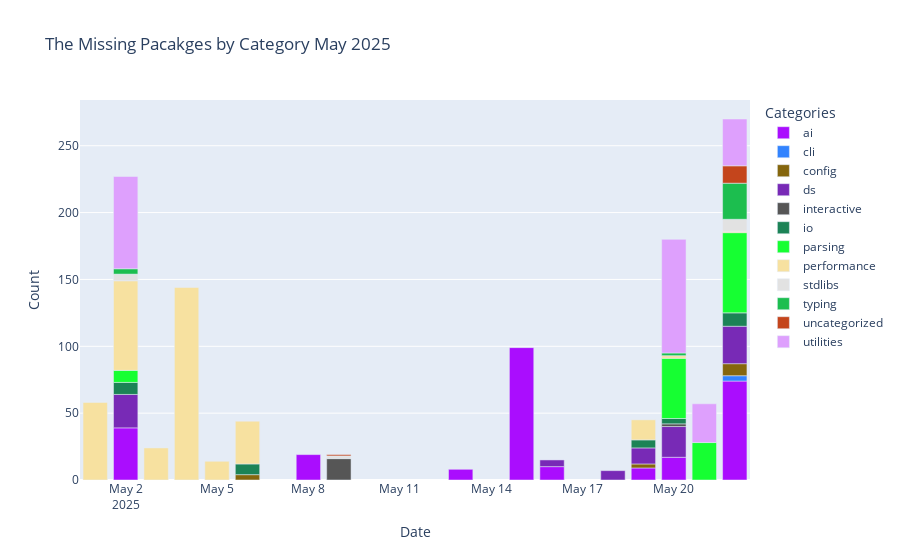

The cell this chart's notebook holds for it:
### Markdown cell above
### Bar chart of missing packages May 2025

### Code cell
fig = px.bar(x = dif_cat_count['date'], y = dif_cat_count['count'], color=dif_cat_count['category'], color_discrete_sequence=px.colors.qualitative.Alphabet ,title = 'The Missing Pacakges by Category May 2025',
             labels= {
                'x':'Date',
                'y':'Count',
                'color':'Categories'
             })
fig.show()

fig.write_html('/Users/tpapka/Summer2025/PyModuleSnooper/TheMissingPacakgesbyCategoryMay2025.html')

### Figure 1 — Plotly figure (JSON) as saved in the notebook; plotly's stock layout.template omitted (floating-point values rounded to 4 significant figures)
{"data": [{"hovertemplate": "Categories=ai<br>Date=%{x}<br>Count=%{y}<extra></extra>", "legendgroup": "ai", "marker": {"color": "#AA0DFE", "pattern": {"shape": ""}}, "name": "ai", "orientation": "v", "showlegend": true, "textposition": "auto", "type": "bar", "x": ["2025-05-02T00:00:00.000000000", "2025-05-08T00:00:00.000000000", "2025-05-13T00:00:00.000000000", "2025-05-15T00:00:00.000000000", "2025-05-16T00:00:00.000000000", "2025-05-19T00:00:00.000000000", "2025-05-20T00:00:00.000000000", "2025-05-22T00:00:00.000000000"], "xaxis": "x", "y": [39, 19, 8, 99, 10, 9, 17, 74], "yaxis": "y"}, {"hovertemplate": "Categories=cli<br>Date=%{x}<br>Count=%{y}<extra></extra>", "legendgroup": "cli", "marker": {"color": "#3283FE", "pattern": {"shape": ""}}, "name": "cli", "orientation": "v", "showlegend": true, "textposition": "auto", "type": "bar", "x": ["2025-05-22T00:00:00.000000000"], "xaxis": "x", "y": [4], "yaxis": "y"}, {"hovertemplate": "Categories=config<br>Date=%{x}<br>Count=%{y}<extra></extra>", "legendgroup": "config", "marker": {"color": "#85660D", "pattern": {"shape": ""}}, "name": "config", "orientation": "v", "showlegend": true, "textposition": "auto", "type": "bar", "x": ["2025-05-06T00:00:00.000000000", "2025-05-19T00:00:00.000000000", "2025-05-22T00:00:00.000000000"], "xaxis": "x", "y": [4, 3, 9], "yaxis": "y"}, {"hovertemplate": "Categories=ds<br>Date=%{x}<br>Count=%{y}<extra></extra>", "legendgroup": "ds", "marker": {"color": "#782AB6", "pattern": {"shape": ""}}, "name": "ds", "orientation": "v", "showlegend": true, "textposition": "auto", "type": "bar", "x": ["2025-05-02T00:00:00.000000000", "2025-05-16T00:00:00.000000000", "2025-05-18T00:00:00.000000000", "2025-05-19T00:00:00.000000000", "2025-05-20T00:00:00.000000000", "2025-05-22T00:00:00.000000000"], "xaxis": "x", "y": [25, 5, 7, 12, 23, 28], "yaxis": "y"}, {"hovertemplate": "Categories=interactive<br>Date=%{x}<br>Count=%{y}<extra></extra>", "legendgroup": "interactive", "marker": {"color": "#565656", "pattern": {"shape": ""}}, "name": "interactive", "orientation": "v", "showlegend": true, "textposition": "auto", "type": "bar", "x": ["2025-05-09T00:00:00.000000000", "2025-05-20T00:00:00.000000000"], "xaxis": "x", "y": [16, 2], "yaxis": "y"}, {"hovertemplate": "Categories=io<br>Date=%{x}<br>Count=%{y}<extra></extra>", "legendgroup": "io", "marker": {"color": "#1C8356", "pattern": {"shape": ""}}, "name": "io", "orientation": "v", "showlegend": true, "textposition": "auto", "type": "bar", "x": ["2025-05-02T00:00:00.000000000", "2025-05-06T00:00:00.000000000", "2025-05-19T00:00:00.000000000", "2025-05-20T00:00:00.000000000", "2025-05-22T00:00:00.000000000"], "xaxis": "x", "y": [9, 8, 6, 4, 10], "yaxis": "y"}, {"hovertemplate": "Categories=parsing<br>Date=%{x}<br>Count=%{y}<extra></extra>", "legendgroup": "parsing", "marker": {"color": "#16FF32", "pattern": {"shape": ""}}, "name": "parsing", "orientation": "v", "showlegend": true, "textposition": "auto", "type": "bar", "x": ["2025-05-02T00:00:00.000000000", "2025-05-20T00:00:00.000000000", "2025-05-21T00:00:00.000000000", "2025-05-22T00:00:00.000000000"], "xaxis": "x", "y": [9, 45, 28, 60], "yaxis": "y"}, {"hovertemplate": "Categories=performance<br>Date=%{x}<br>Count=%{y}<extra></extra>", "legendgroup": "performance", "marker": {"color": "#F7E1A0", "pattern": {"shape": ""}}, "name": "performance", "orientation": "v", "showlegend": true, "textposition": "auto", "type": "bar", "x": ["2025-05-01T00:00:00.000000000", "2025-05-02T00:00:00.000000000", "2025-05-03T00:00:00.000000000", "2025-05-04T00:00:00.000000000", "2025-05-05T00:00:00.000000000", "2025-05-06T00:00:00.000000000", "2025-05-19T00:00:00.000000000", "2025-05-20T00:00:00.000000000", "2025-05-22T00:00:00.000000000"], "xaxis": "x", "y": [58, 67, 24, 144, 14, 32, 15, 2, 1], "yaxis": "y"}, {"hovertemplate": "Categories=stdlibs<br>Date=%{x}<br>Count=%{y}<extra></extra>", "legendgroup": "stdlibs", "marker": {"color": "#E2E2E2", "pattern": {"shape": ""}}, "name": "stdlibs", "orientation": "v", "showlegend": true, "textposition": "auto", "type": "bar", "x": ["2025-05-02T00:00:00.000000000", "2025-05-09T00:00:00.000000000", "2025-05-22T00:00:00.000000000"], "xaxis": "x", "y": [5, 2, 9], "yaxis": "y"}, {"hovertemplate": "Categories=typing<br>Date=%{x}<br>Count=%{y}<extra></extra>", "legendgroup": "typing", "marker": {"color": "#1CBE4F", "pattern": {"shape": ""}}, "name": "typing", "orientation": "v", "showlegend": true, "textposition": "auto", "type": "bar", "x": ["2025-05-02T00:00:00.000000000", "2025-05-20T00:00:00.000000000", "2025-05-22T00:00:00.000000000"], "xaxis": "x", "y": [4, 2, 27], "yaxis": "y"}, {"hovertemplate": "Categories=uncategorized<br>Date=%{x}<br>Count=%{y}<extra></extra>", "legendgroup": "uncategorized", "marker": {"color": "#C4451C", "pattern": {"shape": ""}}, "name": "uncategorized", "orientation": "v", "showlegend": true, "textposition": "auto", "type": "bar", "x": ["2025-05-09T00:00:00.000000000", "2025-05-22T00:00:00.000000000"], "xaxis": "x", "y": [1, 13], "yaxis": "y"}, {"hovertemplate": "Categories=utilities<br>Date=%{x}<br>Count=%{y}<extra></extra>", "legendgroup": "utilities", "marker": {"color": "#DEA0FD", "pattern": {"shape": ""}}, "name": "utilities", "orientation": "v", "showlegend": true, "textposition": "auto", "type": "bar", "x": ["2025-05-02T00:00:00.000000000", "2025-05-20T00:00:00.000000000", "2025-05-21T00:00:00.000000000", "2025-05-22T00:00:00.000000000"], "xaxis": "x", "y": [69, 85, 29, 35], "yaxis": "y"}], "layout": {"barmode": "relative", "legend": {"title": {"text": "Categories"}, "tracegroupgap": 0}, "title": {"text": "The Missing Pacakges by Category May 2025"}, "xaxis": {"anchor": "y", "domain": [0, 1], "title": {"text": "Date"}}, "yaxis": {"anchor": "x", "domain": [0, 1], "title": {"text": "Count"}}}}
